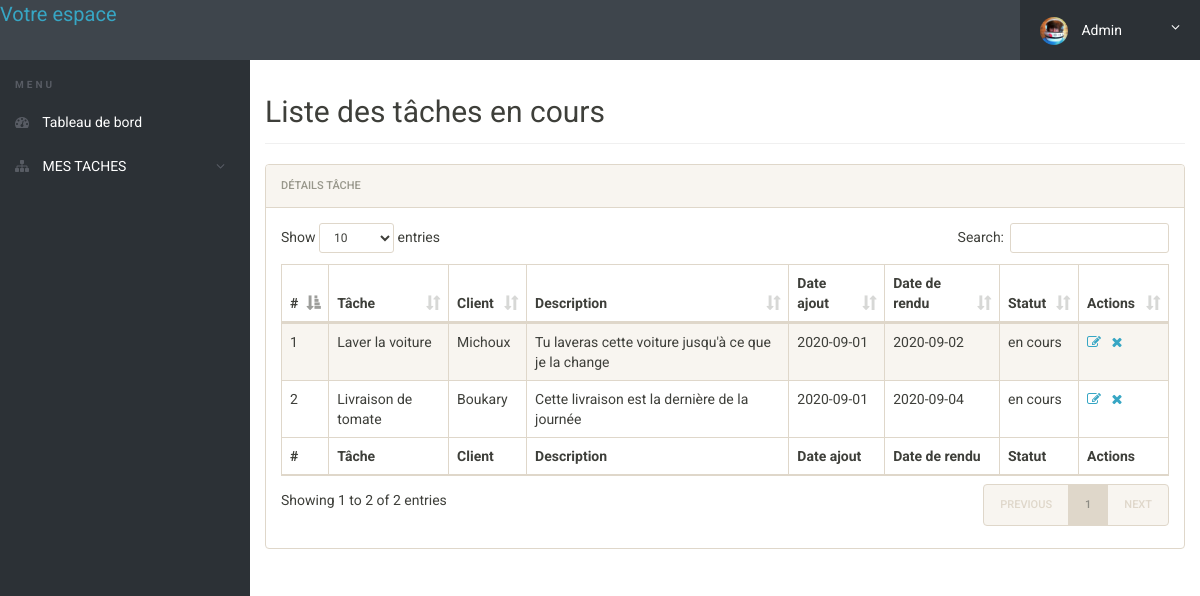
Page /loading-tasks.php (signed in) on the committed database.
### tables this page shows
CREATE TABLE `taches` (
  `id_tach` int(11) NOT NULL,
  `nom_tache` varchar(255) NOT NULL,
  `nom_client` varchar(255) NOT NULL,
  `description` text NOT NULL,
  `date_ajout` date NOT NULL,
  `date_rendu` date NOT NULL,
  `statut` varchar(60) NOT NULL
);

### loading-tasks.php (the view, shortened to what this page needs)
<?php
include('includes/config.php');
if(strlen($_SESSION['alogin'])==0)
	{
header('location:index.php');
}
else{
 ?>
<!doctype html>
<html lang="en" class="no-js">
<head>
	<link rel="stylesheet" href="css/font-awesome.min.css">
	<link rel="stylesheet" href="css/bootstrap.min.css">
	<link rel="stylesheet" href="css/dataTables.bootstrap.min.css">
	<link rel="stylesheet" href="css/bootstrap-social.css">
	<link rel="stylesheet" href="css/bootstrap-select.css">
	<link rel="stylesheet" href="css/fileinput.min.css">
	<link rel="stylesheet" href="css/awesome-bootstrap-checkbox.css">
	<link rel="stylesheet" href="css/style.css">
</head>
<body>
	<?php include('includes/header.php');?>
	<div class="ts-main-content">
		<?php include('includes/leftbar.php');?>
		<div class="content-wrapper">
			<div class="container-fluid">
				<div class="row">
					<div class="col-md-12">
						<h2 class="page-title">Liste des tâches en cours</h2>
						<div class="panel panel-default">
							<div class="panel-heading">Détails tâche</div>
							<div class="panel-body">
								<table id="zctb" class="display table table-striped table-bordered table-hover" cellspacing="0" width="100%">
									<thead>
										<tr>
										<th>#</th>
											<th>Tâche</th>
											<th>Client </th>
											<th>Description</th>
											<th>Date ajout</th>
											<th>Date de rendu</th>
											<th>Statut</th>
											<th>Actions</th>
										</tr>
									</thead>
									<tfoot>
										<tr>
										<th>#</th>
											<th>Tâche</th>
											<th>Client </th>
											<th>Description</th>
											<th>Date ajout</th>
											<th>Date de rendu</th>
											<th>Statut</th>
											<th>Actions</th>
										</tr>
									</tfoot>
									<tbody>
<?php
	$sql = "SELECT * from taches where statut = 'en cours'";
	$query = $dbh -> prepare($sql);
	$query->execute();
	$results=$query->fetchAll(PDO::FETCH_OBJ);
	$cnt=1;
	if($query->rowCount() > 0)
	{
	foreach($results as $result)
{
?>
										<tr>
											<td><?php echo htmlentities($cnt);?></td>
											<td><?php echo htmlentities($result->nom_tache);?></td>
											<td><?php echo htmlentities($result->nom_client);?></td>
											<td><?php echo htmlentities($result->description);?></td>
											<td><?php echo htmlentities($result->date_ajout);?></td>
											<td><?php echo htmlentities($result->date_rendu);?></td>
											<td><?php echo htmlentities($result->statut);?></td>
											<td><a href="edit-task.php?id=<?php echo $result->id_tach;?>"><i class="fa fa-edit"></i></a>&nbsp;&nbsp;
												<a href="manage-tasks.php?del=<?php echo $result->id_tach;?>" onclick="return confirm('Voulez-vous vraiment supprimer la tâche ? ');"><i class="fa fa-close"></i></a></td>
										</tr>
										<?php $cnt=$cnt+1; }} ?>
									</tbody>
								</table>
							</div>
						</div>
					</div>
				</div>
			</div>
		</div>
	</div>
</body>
</html>
<?php } ?>

### css/style.css (style rules this page uses)
html { font-size: 14px; }
@media only screen and (min-width: 480px) { html { font-size: 17px; } }
@media only screen and (min-width: 768px) { html { font-size: 14px; } }
body { font-size: 1em; }
a { color: #37a6c4; }
.panel { overflow: hidden; }
.page-title { padding-bottom: 15px; margin-bottom: 20px; border-bottom: 1px solid #f0f0f0; }
.ts-main-content .content-wrapper { padding-top: 15px; margin-top: 60px; }
@media only screen and (min-width: 992px) { .ts-main-content .content-wrapper { margin-left: 250px; } }

### rows in the picture
taches: nom_tache "Laver la voiture", nom_client "Michoux", description "Tu laveras cette voiture jusqu'à ce que je la change", date_ajout "2020-09-01", date_rendu "2020-09-02", statut "en cours"
taches: nom_tache "Livraison de tomate", nom_client "Boukary", description "Cette livraison est la dernière de la journée", date_ajout "2020-09-01", date_rendu "2020-09-04", statut "en cours"
